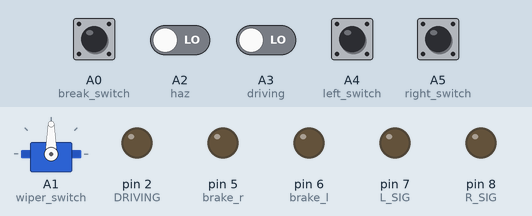
Recording of a sketch running on a simulated Arduino Uno, built with avr-gcc and run on an emulated ATmega328P. Parts: servo, output pins drawn as LEDs (lit = HIGH). Inputs (shaded band) come from the test bench; at power-on: A0 (break_switch), A2 (haz), A3 (driving), A4 (left_switch), A5 (right_switch) LOW.

Above: at 2.8 s.
2.9 s: A0 (break_switch) pulled HIGH for 1.2 s
At 4.1 s:
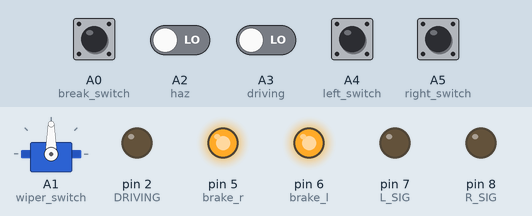
6.5 s: A4 (left_switch) pulled HIGH for 1.2 s
At 7.8 s:
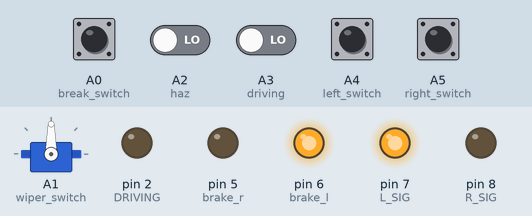
9.5 s: A5 (right_switch) pulled HIGH for 1.2 s
At 10.6 s:
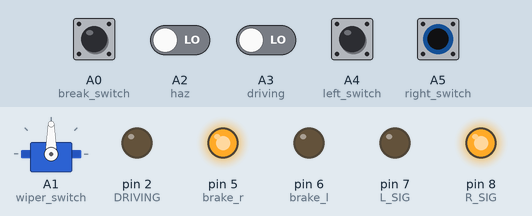
12.5 s: A0 (break_switch) driven HIGH and A4 (left_switch) driven HIGH
At 16.4 s:
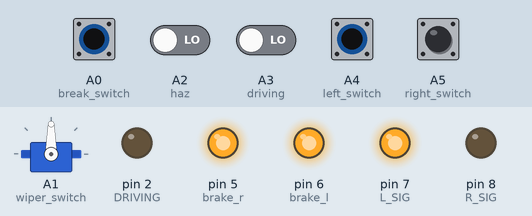
16.6 s: A0 (break_switch) driven LOW
20.7 s: A0 (break_switch) driven HIGH
Timing chart, 0 to 25.8 s (numbered marks = the images above; inputs shaded):
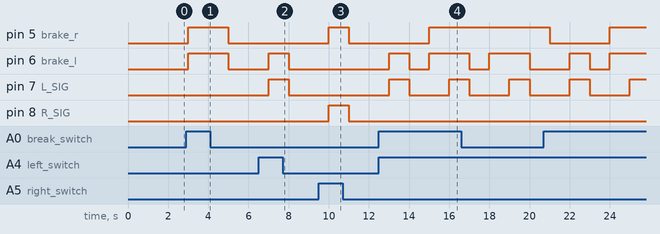

Measured:
- after the input at 2.9 s, pin 5 (brake_r), pin 6 (brake_l): LOW → HIGH after 0.10 s, → LOW 2.0 s later
- after the input at 6.5 s, pin 6 (brake_l), pin 7 (L_SIG): LOW → HIGH after 0.50 s, → LOW 1.0 s later
- after the input at 9.5 s, pin 5 (brake_r), pin 8 (R_SIG): LOW → HIGH after 0.50 s, → LOW 1.0 s later
- after the input at 12.5 s, pin 5 (brake_r): LOW → HIGH after 2.5 s; pin 6 (brake_l): LOW → HIGH after 0.50 s, → LOW 1.0 s later, → HIGH 1.0 s later; pin 7 (L_SIG): LOW → HIGH after 0.50 s, → LOW 1.0 s later, → HIGH 2.0 s later

The sketch:

simple_aux_code.ino
```cpp
#include <Servo.h>

Servo myservo;
int startpos = 0;
int pos = 0;


 // initialize digital pins SIG as output and buttonpin as input.
const int right_switch = A5  ;     // the number of the pushbutton pin
const int left_switch = A4 ;     // the number of the pushbutton pin
const int driving = A3 ;     // the number of the pushbutton pin
const int haz =A2 ;     // the number of the pushbutton pin
const int wiper_switch =A1 ;     // the number of the pushbutton pin
const int break_switch = A0 ;

const int L_SIG = 7  ;      // the number of the LED pin
const int R_SIG = 8  ;      // the number of the LED pin
const int brake_l =6;      // the number of the LED pin
const int brake_r = 5;
const int DRIVING = 2;      // the number of the LED pin

int right_state = 0;         // variable for reading the pushbutton status
int left_state = 0;         // variable for reading the pushbutton status
int driving_state = 0;         // variable for reading the pushbutton status
int haz_state = 0;         // variable for reading the pushbutton status
int wiper_state = 0;         // variable for reading the pushbutton status
int brake_state = 0;

int stateLED_DRIVING = LOW;
int stateLED_HAZ = LOW;
int previous = LOW;
long time = 0;
long debounce = 200;


void setup() {
  pinMode(right_switch, INPUT);
  pinMode(left_switch, INPUT);
  pinMode(driving, INPUT);
  pinMode(haz, INPUT);
  pinMode(break_switch, INPUT);
  pinMode(wiper_switch, INPUT);

  pinMode(L_SIG, OUTPUT);
  pinMode(R_SIG, OUTPUT);
  pinMode(brake_l, OUTPUT);
  pinMode(brake_r, OUTPUT);
  pinMode(DRIVING, OUTPUT);

myservo.attach(15);
}

void loop() {
  // read the state of the pushbutton value:
  right_state = digitalRead(right_switch);
  left_state = digitalRead(left_switch);
  driving_state = digitalRead(driving);
  haz_state = digitalRead(haz);
  brake_state = digitalRead(break_switch);
  wiper_state = digitalRead(wiper_switch);
  if ( wiper_state == HIGH) {
    for ( pos = 0; pos<= 90; pos +=1){
      myservo.write(pos);
      delay(15);
    }
    for (pos = 90; pos>= 0; pos -= 1){
      myservo.write(pos);
      delay(15);
    }
  }
  // check if the pushbutton is pressed. If it is, the buttonState is HIGH:
  if (left_state == HIGH) {
digitalWrite(L_SIG, HIGH);   // turn the LED on (HIGH is the voltage level)
digitalWrite(brake_l, HIGH);
delay(1000);                       // wait for a second
digitalWrite(L_SIG, LOW);    // turn the LED off by making the voltage LOW
digitalWrite(brake_l, LOW);
delay(1000);                       // wait for a second
  } else {
    // turn LED off:
    digitalWrite(L_SIG, LOW);
    digitalWrite(brake_l, LOW);


  }
   if (right_state == HIGH) {
    // turn LED on:
  digitalWrite(R_SIG, HIGH);   // turn the LED on (HIGH is the voltage level)
  digitalWrite(brake_r, HIGH);
  delay(1000);                       // wait for a second
  digitalWrite(R_SIG, LOW);
  digitalWrite(brake_r, LOW);
  delay(1000);
  } else {
    // turn LED off:
    digitalWrite(R_SIG, LOW);
  }


  if (brake_state == HIGH) {
    // turn LED on:
  digitalWrite(brake_l, HIGH);
  digitalWrite(brake_r, HIGH);  // turn the LED on (HIGH is the voltage level)
  } else {
    // turn LED off:
    digitalWrite(brake_l, LOW);
    digitalWrite(brake_r, LOW);
  }


 driving_state = digitalRead(DRIVING);
  if(driving_state == HIGH && previous == LOW && millis() - time > debounce) {
    if(stateLED_DRIVING == HIGH){
      stateLED_DRIVING = LOW;
    } else {
       stateLED_DRIVING = HIGH;
    }
    time = millis();
  previous == driving_state;
  }


    if(haz_state == HIGH) {
    if(stateLED_HAZ == HIGH){
      stateLED_HAZ = LOW;
    } else{
       stateLED_HAZ = HIGH;
       delay(1000);
       stateLED_HAZ = LOW;
       delay(1000);
       stateLED_HAZ = HIGH;
    }
    time = millis();
  }
  digitalWrite(haz, stateLED_HAZ);
    delay(1000);                       // wait for a second

  previous == haz_state;
}
```
